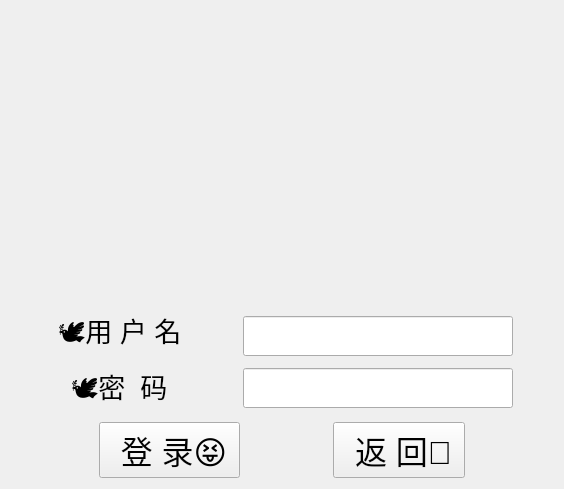
<?xml version="1.0" encoding="UTF-8"?>
<ui version="4.0">
 <class>LoginWidget</class>
 <widget class="QWidget" name="LoginWidget">
  <property name="geometry">
   <rect>
    <x>0</x>
    <y>0</y>
    <width>564</width>
    <height>489</height>
   </rect>
  </property>
  <property name="windowTitle">
   <string>欢迎登录(￣▽￣)</string>
  </property>
  <layout class="QVBoxLayout" name="verticalLayout_4">
   <item>
    <layout class="QHBoxLayout" name="horizontalLayout_2">
     <item>
      <spacer name="horizontalSpacer_4">
       <property name="orientation">
        <enum>Qt::Horizontal</enum>
       </property>
       <property name="sizeHint" stdset="0">
        <size>
         <width>40</width>
         <height>20</height>
        </size>
       </property>
      </spacer>
     </item>
     <item>
      <widget class="QLabel" name="label_3">
       <property name="minimumSize">
        <size>
         <width>0</width>
         <height>0</height>
        </size>
       </property>
       <property name="maximumSize">
        <size>
         <width>300</width>
         <height>300</height>
        </size>
       </property>
       <property name="text">
        <string/>
       </property>
       <property name="pixmap">
        <pixmap resource="demo0.qrc">:/demo0/Molly.png</pixmap>
       </property>
       <property name="scaledContents">
        <bool>true</bool>
       </property>
      </widget>
     </item>
     <item>
      <spacer name="horizontalSpacer_8">
       <property name="orientation">
        <enum>Qt::Horizontal</enum>
       </property>
       <property name="sizeHint" stdset="0">
        <size>
         <width>40</width>
         <height>20</height>
        </size>
       </property>
      </spacer>
     </item>
    </layout>
   </item>
   <item>
    <spacer name="verticalSpacer">
     <property name="orientation">
      <enum>Qt::Vertical</enum>
     </property>
     <property name="sizeType">
      <enum>QSizePolicy::Maximum</enum>
     </property>
     <property name="sizeHint" stdset="0">
      <size>
       <width>20</width>
       <height>0</height>
      </size>
     </property>
    </spacer>
   </item>
   <item>
    <layout class="QVBoxLayout" name="verticalLayout_3">
     <item>
      <layout class="QHBoxLayout" name="horizontalLayout">
       <item>
        <spacer name="horizontalSpacer_3">
         <property name="orientation">
          <enum>Qt::Horizontal</enum>
         </property>
         <property name="sizeType">
          <enum>QSizePolicy::Preferred</enum>
         </property>
         <property name="sizeHint" stdset="0">
          <size>
           <width>40</width>
           <height>20</height>
          </size>
         </property>
        </spacer>
       </item>
       <item>
        <layout class="QVBoxLayout" name="verticalLayout_2">
         <item alignment="Qt::AlignHCenter|Qt::AlignVCenter">
          <widget class="QLabel" name="label">
           <property name="font">
            <font>
             <family>Microsoft YaHei UI</family>
             <pointsize>20</pointsize>
            </font>
           </property>
           <property name="text">
            <string> 🕊用 户 名  </string>
           </property>
          </widget>
         </item>
         <item alignment="Qt::AlignHCenter">
          <widget class="QLabel" name="label_2">
           <property name="font">
            <font>
             <family>Microsoft YaHei UI</family>
             <pointsize>20</pointsize>
            </font>
           </property>
           <property name="text">
            <string> 🕊密  码  </string>
           </property>
          </widget>
         </item>
        </layout>
       </item>
       <item>
        <spacer name="horizontalSpacer">
         <property name="orientation">
          <enum>Qt::Horizontal</enum>
         </property>
         <property name="sizeType">
          <enum>QSizePolicy::Preferred</enum>
         </property>
         <property name="sizeHint" stdset="0">
          <size>
           <width>40</width>
           <height>20</height>
          </size>
         </property>
        </spacer>
       </item>
       <item>
        <layout class="QVBoxLayout" name="verticalLayout">
         <item>
          <widget class="QLineEdit" name="Account">
           <property name="minimumSize">
            <size>
             <width>0</width>
             <height>40</height>
            </size>
           </property>
          </widget>
         </item>
         <item>
          <widget class="QLineEdit" name="Password1">
           <property name="minimumSize">
            <size>
             <width>0</width>
             <height>40</height>
            </size>
           </property>
          </widget>
         </item>
        </layout>
       </item>
       <item>
        <spacer name="horizontalSpacer_2">
         <property name="orientation">
          <enum>Qt::Horizontal</enum>
         </property>
         <property name="sizeType">
          <enum>QSizePolicy::Preferred</enum>
         </property>
         <property name="sizeHint" stdset="0">
          <size>
           <width>40</width>
           <height>20</height>
          </size>
         </property>
        </spacer>
       </item>
      </layout>
     </item>
     <item>
      <layout class="QHBoxLayout" name="horizontalLayout_3">
       <item>
        <spacer name="horizontalSpacer_6">
         <property name="orientation">
          <enum>Qt::Horizontal</enum>
         </property>
         <property name="sizeHint" stdset="0">
          <size>
           <width>40</width>
           <height>20</height>
          </size>
         </property>
        </spacer>
       </item>
       <item>
        <widget class="QPushButton" name="LoginButton1">
         <property name="font">
          <font>
           <family>Microsoft YaHei UI</family>
           <pointsize>24</pointsize>
          </font>
         </property>
         <property name="text">
          <string>  登 录😝 </string>
         </property>
        </widget>
       </item>
       <item>
        <spacer name="horizontalSpacer_5">
         <property name="orientation">
          <enum>Qt::Horizontal</enum>
         </property>
         <property name="sizeHint" stdset="0">
          <size>
           <width>40</width>
           <height>20</height>
          </size>
         </property>
        </spacer>
       </item>
       <item>
        <widget class="QPushButton" name="BackButton1">
         <property name="font">
          <font>
           <family>Microsoft YaHei UI</family>
           <pointsize>24</pointsize>
          </font>
         </property>
         <property name="text">
          <string>  返 回💨 </string>
         </property>
        </widget>
       </item>
       <item>
        <spacer name="horizontalSpacer_7">
         <property name="orientation">
          <enum>Qt::Horizontal</enum>
         </property>
         <property name="sizeHint" stdset="0">
          <size>
           <width>40</width>
           <height>20</height>
          </size>
         </property>
        </spacer>
       </item>
      </layout>
     </item>
    </layout>
   </item>
  </layout>
 </widget>
 <layoutdefault spacing="6" margin="11"/>
 <resources>
  <include location="demo0.qrc"/>
 </resources>
 <connections/>
</ui>
